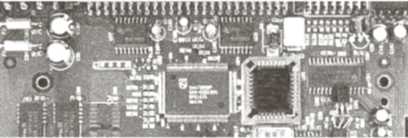
#> input picture image3.png, 408 x 138 px
$ python Local_Binary_Pattern.py   (older library calls are emulated)
#> lines starting #> are read from the running program, lines starting #| are printed output that depends on the picture
import numpy as np, cv2 as cv, matplotlib.pyplot as plt, math

def Histogram(img):

    hist = np.zeros((1,256),dtype = np.int)

    r,c = np.shape(img)

    for i in range(r):
        for j in range(c):
            hist[0,img[i,j]] = hist[0,img[i,j]] + 1

    return hist

def Binary_List_To_Decimal(my_list):
    return int(str(''.join(str(e) for e in my_list)), 2)

def Clockwise__Chunk_To_List(input_list, output_list=[]):
    list_size = len(input_list[0])
    if list_size == 1:
        return output_list
    else:
        for i in range(list_size):
            output_list.append(input_list[0][i])

        for i in range(list_size)[1:]:
            output_list.append(input_list[i][list_size - 1])

        for i in reversed(range(list_size)[:-1]):
            output_list.append(input_list[list_size - 1][i])

        for i in reversed(range(list_size)[1:-1]):
            output_list.append(input_list[i][0])

        new_list = list()
        for i in range(list_size - 2):
            new_list.append(input_list[i + 1][1:-1])

        return Clockwise__Chunk_To_List(new_list, output_list)
##
##l = [[2, 3, 5, 9, 10],[ 8, 7, 1, 11, 13],[ 0, 4, 6, 21, 22], [12, 19, 17, 18, 25], [14, 15, 16, 23, 24]]
##output = Clockwise__Chunk_To_List(l)
##
##print ('\nMethod 3:\n',output)

def Threshold_Chunk_To_Binary_List(list_1, t):
    #print(list_1)
    my_list = Clockwise__Chunk_To_List(list_1,[])
    #print(my_list)
    my_list = list(reversed(my_list))
    #print(my_list)
    return [(0,1)[i > t] for i in my_list]

def Local_Binary_Pattern(img):
    boxsize=3
    r,c = np.shape(img)
#> r = 138; c = 408
    pad = int(np.floor(boxsize/2))
    new_img = np.zeros((r,c),dtype=np.uint8)
    for i in range(r):
        for j in range(c):
            if(i>0 and i<r-1 and j>0 and j<c-1):
# [5 lines of commented-out code are left out]
                threshold = img[i,j]
                my_list = Threshold_Chunk_To_Binary_List((img[i-pad:i+pad+1,j-pad:j+pad+1]).tolist(), threshold)
##                print(my_list)
                new_img[i,j] = Binary_List_To_Decimal(my_list)
            else:
                new_img[i,j] = 0
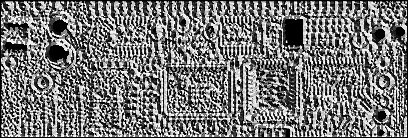
#> new_img: shape (138, 408); min 0, max 255, mean 118
    return new_img

# [10 lines of commented-out code are left out]

img = np.array(cv.imread('image3.png',0))
LBP_img = Local_Binary_Pattern(img)

histogram = Histogram(LBP_img)
bins=8

new_histogram = np.array(np.array_split(histogram.flatten(), bins))
new_histogram = [np.sum(i) for i in new_histogram]
#print(np.array(new_histogram))
#print(histogram)
plt.title('Histogram')
plt.stem(histogram[0])
plt.xlabel('Graylevels 0-255')
plt.ylabel('Frequency')
plt.show()
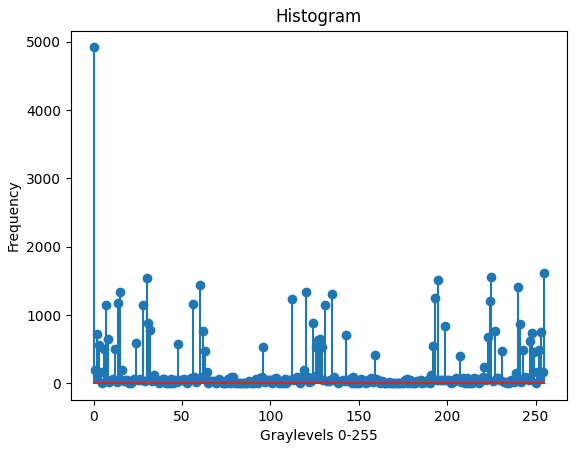
#> figure drawn by matplotlib, 1 panel; curve peaks at x = 0, y = 4917

plt.title('Histogram after Local Binary Pattern')
plt.stem(new_histogram)
plt.xlabel('Graylevels 0-255')
plt.ylabel('Frequency')
plt.show()
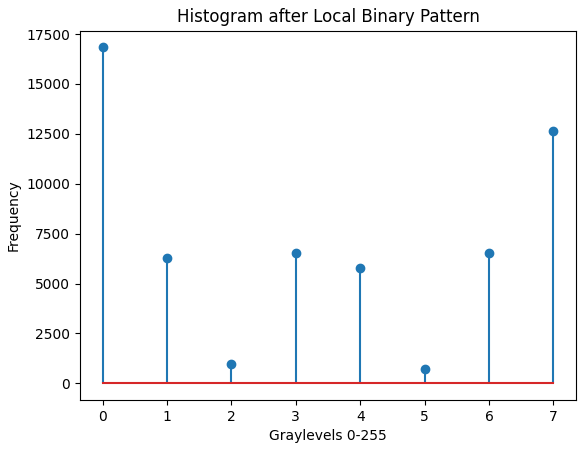
#> figure drawn by matplotlib, 1 panel

cv.imshow('Original Image', img)
cv.imshow('Local Binary Pattern Image', LBP_img)
cv.imwrite('Local Binary Pattern Image1.png', LBP_img)
cv.waitKey()
cv.destroyAllWindows()
